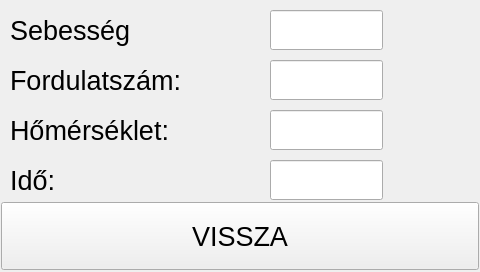
<?xml version="1.0" encoding="UTF-8"?>
<ui version="4.0">
 <class>Information</class>
 <widget class="QWidget" name="Information">
  <property name="geometry">
   <rect>
    <x>0</x>
    <y>0</y>
    <width>480</width>
    <height>272</height>
   </rect>
  </property>
  <property name="windowTitle">
   <string>Form</string>
  </property>
  <widget class="QLabel" name="label">
   <property name="geometry">
    <rect>
     <x>10</x>
     <y>10</y>
     <width>121</width>
     <height>40</height>
    </rect>
   </property>
   <property name="font">
    <font>
     <pointsize>20</pointsize>
    </font>
   </property>
   <property name="text">
    <string>Sebesség:</string>
   </property>
  </widget>
  <widget class="QLabel" name="label_2">
   <property name="geometry">
    <rect>
     <x>10</x>
     <y>60</y>
     <width>181</width>
     <height>40</height>
    </rect>
   </property>
   <property name="font">
    <font>
     <pointsize>20</pointsize>
    </font>
   </property>
   <property name="text">
    <string>Fordulatszám:</string>
   </property>
  </widget>
  <widget class="QLabel" name="label_3">
   <property name="geometry">
    <rect>
     <x>10</x>
     <y>110</y>
     <width>171</width>
     <height>40</height>
    </rect>
   </property>
   <property name="font">
    <font>
     <pointsize>20</pointsize>
    </font>
   </property>
   <property name="text">
    <string>Hőmérséklet:</string>
   </property>
  </widget>
  <widget class="QLabel" name="label_4">
   <property name="geometry">
    <rect>
     <x>10</x>
     <y>160</y>
     <width>67</width>
     <height>40</height>
    </rect>
   </property>
   <property name="font">
    <font>
     <pointsize>20</pointsize>
    </font>
   </property>
   <property name="text">
    <string>Idő:</string>
   </property>
  </widget>
  <widget class="QLineEdit" name="speedEdit">
   <property name="geometry">
    <rect>
     <x>270</x>
     <y>10</y>
     <width>113</width>
     <height>40</height>
    </rect>
   </property>
   <property name="font">
    <font>
     <pointsize>20</pointsize>
    </font>
   </property>
   <property name="readOnly">
    <bool>true</bool>
   </property>
  </widget>
  <widget class="QLineEdit" name="revEdit">
   <property name="geometry">
    <rect>
     <x>270</x>
     <y>60</y>
     <width>113</width>
     <height>40</height>
    </rect>
   </property>
   <property name="readOnly">
    <bool>true</bool>
   </property>
  </widget>
  <widget class="QLineEdit" name="temperatureEdit">
   <property name="geometry">
    <rect>
     <x>270</x>
     <y>110</y>
     <width>113</width>
     <height>40</height>
    </rect>
   </property>
   <property name="readOnly">
    <bool>true</bool>
   </property>
  </widget>
  <widget class="QLineEdit" name="timeEdit">
   <property name="geometry">
    <rect>
     <x>270</x>
     <y>160</y>
     <width>113</width>
     <height>40</height>
    </rect>
   </property>
   <property name="readOnly">
    <bool>true</bool>
   </property>
  </widget>
  <widget class="QPushButton" name="pushButton">
   <property name="geometry">
    <rect>
     <x>1</x>
     <y>202</y>
     <width>478</width>
     <height>68</height>
    </rect>
   </property>
   <property name="font">
    <font>
     <pointsize>20</pointsize>
    </font>
   </property>
   <property name="text">
    <string>VISSZA</string>
   </property>
  </widget>
 </widget>
 <resources/>
 <connections/>
</ui>
